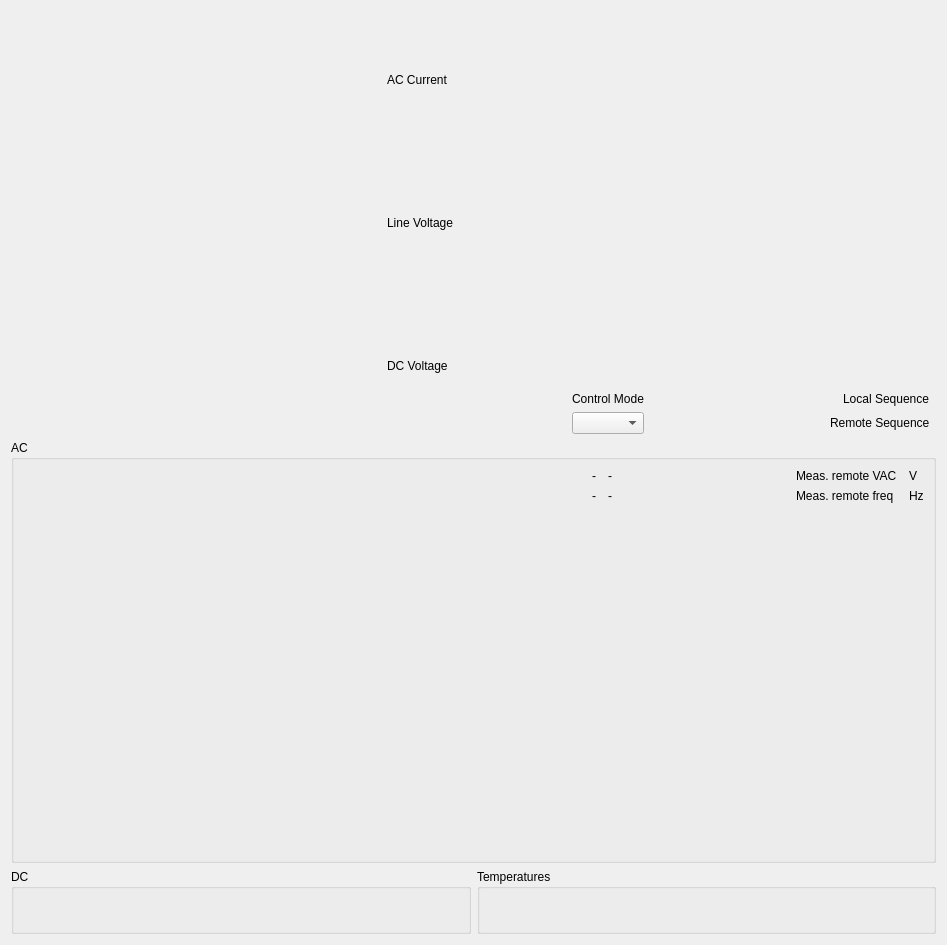
<?xml version="1.0" encoding="UTF-8"?>
<ui version="4.0">
 <class>Form</class>
 <widget class="EpcForm" name="Form">
  <property name="geometry">
   <rect>
    <x>0</x>
    <y>0</y>
    <width>947</width>
    <height>945</height>
   </rect>
  </property>
  <property name="windowTitle">
   <string>Form</string>
  </property>
  <property name="can_file" stdset="0">
   <string>EPC_DG_ID247.sym</string>
  </property>
  <property name="update_from_can_file" stdset="0">
   <bool>false</bool>
  </property>
  <layout class="QGridLayout" name="gridLayout">
   <item row="2" column="0" colspan="2">
    <widget class="QGroupBox" name="groupBox_4">
     <property name="title">
      <string>AC</string>
     </property>
     <layout class="QGridLayout" name="gridLayout_2">
      <item row="3" column="1">
       <widget class="CompoundScale" name="compoundscale_4">
        <property name="command_signal_path" stdset="0">
         <string>ParameterQuery;PpcNominalFrequency;fNom</string>
        </property>
        <property name="status_signal_path" stdset="0">
         <string>StatusAC;Frequency_measured</string>
        </property>
       </widget>
      </item>
      <item row="3" column="0">
       <widget class="CompoundScale" name="compoundscale_3">
        <property name="command_signal_path" stdset="0">
         <string>ParameterQuery;VoltageRef;Voltage</string>
        </property>
        <property name="status_signal_path" stdset="0">
         <string>StatusAC;VoltageAC_measured</string>
        </property>
        <property name="status_override_range" stdset="0">
         <bool>false</bool>
        </property>
        <property name="status_minimum" stdset="0">
         <double>165.000000000000000</double>
        </property>
        <property name="status_maximum" stdset="0">
         <double>250.000000000000000</double>
        </property>
       </widget>
      </item>
      <item row="0" column="0" colspan="2">
       <layout class="QGridLayout" name="gridLayout_6">
        <item row="0" column="5">
         <widget class="CompactEpc" name="compactepc">
          <property name="sizePolicy">
           <sizepolicy hsizetype="Fixed" vsizetype="Fixed">
            <horstretch>0</horstretch>
            <verstretch>0</verstretch>
           </sizepolicy>
          </property>
          <property name="signal_path" stdset="0">
           <string>StatusACRemote;VoltageAcRemote_measured</string>
          </property>
          <property name="label_visible" stdset="0">
           <bool>false</bool>
          </property>
          <property name="units_visible" stdset="0">
           <bool>false</bool>
          </property>
         </widget>
        </item>
        <item row="1" column="1">
         <widget class="Led" name="led_45">
          <property name="signal_path" stdset="0">
           <string>StatusBits;PowerAvailAcRemote</string>
          </property>
          <property name="label_override" stdset="0">
           <string/>
          </property>
          <property name="label_visible" stdset="0">
           <bool>true</bool>
          </property>
         </widget>
        </item>
        <item row="1" column="5">
         <widget class="CompactEpc" name="compactepc_2">
          <property name="sizePolicy">
           <sizepolicy hsizetype="Fixed" vsizetype="Fixed">
            <horstretch>0</horstretch>
            <verstretch>0</verstretch>
           </sizepolicy>
          </property>
          <property name="signal_path" stdset="0">
           <string>StatusACRemote;FrequencyRemote_measured</string>
          </property>
          <property name="label_visible" stdset="0">
           <bool>false</bool>
          </property>
          <property name="units_visible" stdset="0">
           <bool>false</bool>
          </property>
         </widget>
        </item>
        <item row="1" column="0">
         <widget class="Led" name="led_43">
          <property name="signal_path" stdset="0">
           <string>StatusBits;PowerAvailAC</string>
          </property>
          <property name="label_override" stdset="0">
           <string/>
          </property>
          <property name="label_visible" stdset="0">
           <bool>true</bool>
          </property>
         </widget>
        </item>
        <item row="1" column="6">
         <widget class="QLabel" name="label_10">
          <property name="text">
           <string>Hz</string>
          </property>
         </widget>
        </item>
        <item row="0" column="0">
         <widget class="Led" name="led_47">
          <property name="signal_path" stdset="0">
           <string>StatusBits;LineVoltageDetected</string>
          </property>
          <property name="label_override" stdset="0">
           <string/>
          </property>
          <property name="label_visible" stdset="0">
           <bool>true</bool>
          </property>
         </widget>
        </item>
        <item row="1" column="4">
         <widget class="QLabel" name="label_11">
          <property name="text">
           <string>Meas. remote freq</string>
          </property>
         </widget>
        </item>
        <item row="0" column="1">
         <widget class="Led" name="led_49">
          <property name="signal_path" stdset="0">
           <string>StatusBits;LineVoltageDetectedRemote</string>
          </property>
          <property name="label_override" stdset="0">
           <string/>
          </property>
          <property name="label_visible" stdset="0">
           <bool>true</bool>
          </property>
         </widget>
        </item>
        <item row="1" column="2">
         <spacer name="horizontalSpacer">
          <property name="orientation">
           <enum>Qt::Horizontal</enum>
          </property>
          <property name="sizeHint" stdset="0">
           <size>
            <width>0</width>
            <height>0</height>
           </size>
          </property>
         </spacer>
        </item>
        <item row="0" column="6">
         <widget class="QLabel" name="label_9">
          <property name="text">
           <string>V</string>
          </property>
         </widget>
        </item>
        <item row="0" column="4">
         <widget class="QLabel" name="label_12">
          <property name="text">
           <string>Meas. remote VAC</string>
          </property>
         </widget>
        </item>
        <item row="0" column="3" rowspan="2">
         <widget class="QStackedWidget" name="stacked_measured">
          <property name="currentIndex">
           <number>0</number>
          </property>
          <widget class="QWidget" name="meas_power">
           <layout class="QGridLayout" name="gridLayout_9">
            <property name="leftMargin">
             <number>0</number>
            </property>
            <property name="topMargin">
             <number>0</number>
            </property>
            <property name="rightMargin">
             <number>0</number>
            </property>
            <property name="bottomMargin">
             <number>0</number>
            </property>
            <item row="0" column="0" alignment="Qt::AlignRight">
             <widget class="QLabel" name="label_27">
              <property name="text">
               <string>-</string>
              </property>
             </widget>
            </item>
            <item row="0" column="1">
             <widget class="CompactEpc" name="compactepc_9">
              <property name="sizePolicy">
               <sizepolicy hsizetype="Fixed" vsizetype="Fixed">
                <horstretch>0</horstretch>
                <verstretch>0</verstretch>
               </sizepolicy>
              </property>
              <property name="signal_path" stdset="0">
               <string>StatusMeasuredPower;RealPower_measured</string>
              </property>
              <property name="label_visible" stdset="0">
               <bool>false</bool>
              </property>
              <property name="units_visible" stdset="0">
               <bool>false</bool>
              </property>
             </widget>
            </item>
            <item row="0" column="2">
             <widget class="QLabel" name="label_28">
              <property name="text">
               <string>-</string>
              </property>
             </widget>
            </item>
            <item row="1" column="1">
             <widget class="CompactEpc" name="compactepc_10">
              <property name="sizePolicy">
               <sizepolicy hsizetype="Fixed" vsizetype="Fixed">
                <horstretch>0</horstretch>
                <verstretch>0</verstretch>
               </sizepolicy>
              </property>
              <property name="signal_path" stdset="0">
               <string>StatusMeasuredPower;ReactivePower_measured</string>
              </property>
              <property name="label_visible" stdset="0">
               <bool>false</bool>
              </property>
              <property name="units_visible" stdset="0">
               <bool>false</bool>
              </property>
             </widget>
            </item>
            <item row="1" column="0" alignment="Qt::AlignRight">
             <widget class="QLabel" name="label_29">
              <property name="text">
               <string>-</string>
              </property>
             </widget>
            </item>
            <item row="1" column="2">
             <widget class="QLabel" name="label_30">
              <property name="text">
               <string>-</string>
              </property>
             </widget>
            </item>
           </layout>
          </widget>
          <widget class="QWidget" name="meas_current">
           <layout class="QGridLayout" name="gridLayout_10">
            <property name="leftMargin">
             <number>0</number>
            </property>
            <property name="topMargin">
             <number>0</number>
            </property>
            <property name="rightMargin">
             <number>0</number>
            </property>
            <property name="bottomMargin">
             <number>0</number>
            </property>
            <item row="1" column="1">
             <widget class="CompactEpc" name="compactepc_12">
              <property name="sizePolicy">
               <sizepolicy hsizetype="Fixed" vsizetype="Fixed">
                <horstretch>0</horstretch>
                <verstretch>0</verstretch>
               </sizepolicy>
              </property>
              <property name="signal_path" stdset="0">
               <string>StatusMeasuredCurrent;ReactiveCurrent_measured</string>
              </property>
              <property name="label_visible" stdset="0">
               <bool>false</bool>
              </property>
              <property name="units_visible" stdset="0">
               <bool>false</bool>
              </property>
             </widget>
            </item>
            <item row="0" column="0" alignment="Qt::AlignRight">
             <widget class="QLabel" name="label_31">
              <property name="text">
               <string>-</string>
              </property>
             </widget>
            </item>
            <item row="0" column="1">
             <widget class="CompactEpc" name="compactepc_11">
              <property name="sizePolicy">
               <sizepolicy hsizetype="Fixed" vsizetype="Fixed">
                <horstretch>0</horstretch>
                <verstretch>0</verstretch>
               </sizepolicy>
              </property>
              <property name="signal_path" stdset="0">
               <string>StatusMeasuredCurrent;RealCurrent_measured</string>
              </property>
              <property name="label_visible" stdset="0">
               <bool>false</bool>
              </property>
              <property name="units_visible" stdset="0">
               <bool>false</bool>
              </property>
             </widget>
            </item>
            <item row="0" column="2">
             <widget class="QLabel" name="label_32">
              <property name="text">
               <string>-</string>
              </property>
             </widget>
            </item>
            <item row="1" column="0" alignment="Qt::AlignRight">
             <widget class="QLabel" name="label_33">
              <property name="text">
               <string>-</string>
              </property>
             </widget>
            </item>
            <item row="1" column="2">
             <widget class="QLabel" name="label_34">
              <property name="text">
               <string>-</string>
              </property>
             </widget>
            </item>
           </layout>
          </widget>
         </widget>
        </item>
       </layout>
      </item>
      <item row="2" column="0" colspan="2">
       <widget class="QStackedWidget" name="stacked_command">
        <property name="currentIndex">
         <number>3</number>
        </property>
        <widget class="QWidget" name="cmd_power">
         <layout class="QHBoxLayout" name="horizontalLayout">
          <property name="leftMargin">
           <number>0</number>
          </property>
          <property name="topMargin">
           <number>0</number>
          </property>
          <property name="rightMargin">
           <number>0</number>
          </property>
          <property name="bottomMargin">
           <number>0</number>
          </property>
          <item>
           <widget class="CompoundScale" name="real_power_command">
            <property name="command_signal_path" stdset="0">
             <string>ProcessToInverter;CommandPower;RealPower</string>
            </property>
            <property name="echo_signal_path" stdset="0">
             <string>StatusCommandedPower;RealPower_echo</string>
            </property>
            <property name="status_signal_path" stdset="0">
             <string>StatusMeasuredPower;RealPower_measured</string>
            </property>
           </widget>
          </item>
          <item>
           <widget class="CompoundScale" name="reactive_power_command">
            <property name="command_signal_path" stdset="0">
             <string>ProcessToInverter;CommandPower;ReactivePower</string>
            </property>
            <property name="echo_signal_path" stdset="0">
             <string>StatusCommandedPower;ReactivePower_echo</string>
            </property>
            <property name="status_signal_path" stdset="0">
             <string>StatusMeasuredPower;ReactivePower_measured</string>
            </property>
           </widget>
          </item>
         </layout>
        </widget>
        <widget class="QWidget" name="cmd_current">
         <layout class="QHBoxLayout" name="horizontalLayout_2">
          <property name="leftMargin">
           <number>0</number>
          </property>
          <property name="topMargin">
           <number>0</number>
          </property>
          <property name="rightMargin">
           <number>0</number>
          </property>
          <property name="bottomMargin">
           <number>0</number>
          </property>
          <item>
           <widget class="CompoundScale" name="real_current_command">
            <property name="command_signal_path" stdset="0">
             <string>ProcessToInverter;CommandCurrent;RealCurrent</string>
            </property>
            <property name="echo_signal_path" stdset="0">
             <string>StatusCommandedCurrent;RealCurrent_echo</string>
            </property>
            <property name="status_signal_path" stdset="0">
             <string>StatusMeasuredCurrent;RealCurrent_measured</string>
            </property>
           </widget>
          </item>
          <item>
           <widget class="CompoundScale" name="reactive_current_command">
            <property name="command_signal_path" stdset="0">
             <string>ProcessToInverter;CommandCurrent;ReactiveCurrent</string>
            </property>
            <property name="echo_signal_path" stdset="0">
             <string>StatusCommandedCurrent;ReactiveCurrent_echo</string>
            </property>
            <property name="status_signal_path" stdset="0">
             <string>StatusMeasuredCurrent;ReactiveCurrent_measured</string>
            </property>
           </widget>
          </item>
         </layout>
        </widget>
        <widget class="QWidget" name="cmd_dclink">
         <layout class="QHBoxLayout" name="horizontalLayout_3">
          <item>
           <widget class="CompoundScale" name="dc_current_limit_command">
            <property name="command_signal_path" stdset="0">
             <string>ProcessToInverter;CommandDcControl;dcCurrentLimit</string>
            </property>
            <property name="echo_signal_path" stdset="0">
             <string>StatusCommandedDcControl;dcCurrentLimit_echo</string>
            </property>
            <property name="status_signal_path" stdset="0">
             <string>StatusDCParameters;CurrentDC_measured</string>
            </property>
           </widget>
          </item>
          <item>
           <widget class="CompoundScale" name="dc_voltage_limit_command">
            <property name="command_signal_path" stdset="0">
             <string>ProcessToInverter;CommandDcControl;dcVoltageLimit</string>
            </property>
            <property name="echo_signal_path" stdset="0">
             <string>StatusCommandedDcControl;dcVoltageLimit_echo</string>
            </property>
            <property name="status_signal_path" stdset="0">
             <string>StatusDCParameters;VoltageDCBus_measured</string>
            </property>
           </widget>
          </item>
         </layout>
        </widget>
        <widget class="QWidget" name="cmd_voltage">
         <layout class="QHBoxLayout" name="horizontalLayout_4">
          <item>
           <widget class="CompactEpc" name="voltage_droop_mode">
            <property name="enabled">
             <bool>false</bool>
            </property>
            <property name="signal_path" stdset="0">
             <string>ProcessToInverter;CommandVoltage;dummy</string>
            </property>
            <property name="label_visible" stdset="0">
             <bool>false</bool>
            </property>
            <property name="units_visible" stdset="0">
             <bool>false</bool>
            </property>
            <property name="tx" stdset="0">
             <bool>true</bool>
            </property>
            <property name="editable" stdset="0">
             <bool>false</bool>
            </property>
           </widget>
          </item>
         </layout>
        </widget>
       </widget>
      </item>
     </layout>
    </widget>
   </item>
   <item row="3" column="1">
    <widget class="QGroupBox" name="groupBox_2">
     <property name="title">
      <string>Temperatures</string>
     </property>
     <layout class="QGridLayout" name="gridLayout_3">
      <item row="1" column="1">
       <layout class="QVBoxLayout" name="verticalLayout_12">
        <item>
         <widget class="Scale" name="scale_10">
          <property name="signal_path" stdset="0">
           <string>StatusTemps;TempInlet_measured</string>
          </property>
         </widget>
        </item>
        <item>
         <widget class="Epc" name="epc_8">
          <property name="signal_path" stdset="0">
           <string>StatusTemps;TempInlet_measured</string>
          </property>
          <property name="label_visible" stdset="0">
           <bool>false</bool>
          </property>
         </widget>
        </item>
       </layout>
      </item>
      <item row="1" column="0">
       <layout class="QVBoxLayout" name="verticalLayout_11">
        <item>
         <widget class="Scale" name="scale_9">
          <property name="signal_path" stdset="0">
           <string>StatusTemps;TempInternal_measured</string>
          </property>
         </widget>
        </item>
        <item>
         <widget class="Epc" name="epc_7">
          <property name="signal_path" stdset="0">
           <string>StatusTemps;TempInternal_measured</string>
          </property>
          <property name="label_visible" stdset="0">
           <bool>false</bool>
          </property>
         </widget>
        </item>
       </layout>
      </item>
      <item row="0" column="0">
       <layout class="QVBoxLayout" name="verticalLayout_8">
        <item>
         <widget class="Scale" name="scale_6">
          <property name="signal_path" stdset="0">
           <string>ParameterQuery;StatusDeviceTemps;TempDeviceBrdgA_measured</string>
          </property>
         </widget>
        </item>
        <item>
         <widget class="Epc" name="epc_4">
          <property name="signal_path" stdset="0">
           <string>ParameterQuery;StatusDeviceTemps;TempDeviceBrdgA_measured</string>
          </property>
          <property name="label_visible" stdset="0">
           <bool>false</bool>
          </property>
         </widget>
        </item>
       </layout>
      </item>
      <item row="0" column="1">
       <layout class="QVBoxLayout" name="verticalLayout_9">
        <item>
         <widget class="Scale" name="scale_7">
          <property name="signal_path" stdset="0">
           <string>ParameterQuery;StatusDeviceTemps;TempDeviceBrdgB_measured</string>
          </property>
         </widget>
        </item>
        <item>
         <widget class="Epc" name="epc_5">
          <property name="signal_path" stdset="0">
           <string>ParameterQuery;StatusDeviceTemps;TempDeviceBrdgB_measured</string>
          </property>
          <property name="label_visible" stdset="0">
           <bool>false</bool>
          </property>
         </widget>
        </item>
       </layout>
      </item>
     </layout>
    </widget>
   </item>
   <item row="3" column="0">
    <widget class="QGroupBox" name="groupBox_5">
     <property name="sizePolicy">
      <sizepolicy hsizetype="Preferred" vsizetype="Preferred">
       <horstretch>0</horstretch>
       <verstretch>0</verstretch>
      </sizepolicy>
     </property>
     <property name="title">
      <string>DC</string>
     </property>
     <layout class="QVBoxLayout" name="verticalLayout">
      <item>
       <widget class="Led" name="led_44">
        <property name="signal_path" stdset="0">
         <string>StatusBits;PowerAvailDC</string>
        </property>
        <property name="label_override" stdset="0">
         <string/>
        </property>
        <property name="label_visible" stdset="0">
         <bool>true</bool>
        </property>
       </widget>
      </item>
      <item>
       <layout class="QVBoxLayout" name="verticalLayout_6">
        <item>
         <widget class="Scale" name="scale_8">
          <property name="signal_path" stdset="0">
           <string>StatusDCParameters;VoltageDCBus_measured</string>
          </property>
         </widget>
        </item>
        <item>
         <widget class="Epc" name="epc_2">
          <property name="signal_path" stdset="0">
           <string>StatusDCParameters;VoltageDCBus_measured</string>
          </property>
          <property name="label_visible" stdset="0">
           <bool>false</bool>
          </property>
         </widget>
        </item>
       </layout>
      </item>
      <item>
       <layout class="QVBoxLayout" name="verticalLayout_5">
        <item>
         <widget class="Scale" name="scale_5">
          <property name="signal_path" stdset="0">
           <string>StatusDCParameters;CurrentDC_measured</string>
          </property>
         </widget>
        </item>
        <item>
         <widget class="Epc" name="epc">
          <property name="signal_path" stdset="0">
           <string>StatusDCParameters;CurrentDC_measured</string>
          </property>
          <property name="label_visible" stdset="0">
           <bool>false</bool>
          </property>
         </widget>
        </item>
       </layout>
      </item>
     </layout>
    </widget>
   </item>
   <item row="1" column="0" colspan="2">
    <layout class="QGridLayout" name="gridLayout_5">
     <item row="0" column="1" colspan="2">
      <widget class="Enum" name="enum_7">
       <property name="sizePolicy">
        <sizepolicy hsizetype="Fixed" vsizetype="Fixed">
         <horstretch>0</horstretch>
         <verstretch>0</verstretch>
        </sizepolicy>
       </property>
       <property name="signal_path" stdset="0">
        <string>StatusBits;State</string>
       </property>
       <property name="tx" stdset="0">
        <bool>false</bool>
       </property>
       <property name="blue" stdset="0">
        <string>State</string>
       </property>
      </widget>
     </item>
     <item row="0" column="3" rowspan="4">
      <layout class="QGridLayout" name="gridLayout_4">
       <item row="2" column="1">
        <widget class="Lcd" name="lcd_3">
         <property name="sizePolicy">
          <sizepolicy hsizetype="Minimum" vsizetype="Preferred">
           <horstretch>0</horstretch>
           <verstretch>0</verstretch>
          </sizepolicy>
         </property>
         <property name="display_units" stdset="0">
          <string/>
         </property>
         <property name="signal_path" stdset="0">
          <string>StatusDCParameters;VoltageDCBus_measured</string>
         </property>
         <property name="label_override" stdset="0">
          <string>DC Voltage</string>
         </property>
         <property name="label_visible" stdset="0">
          <bool>false</bool>
         </property>
         <property name="units_visible" stdset="0">
          <bool>true</bool>
         </property>
        </widget>
       </item>
       <item row="0" column="1">
        <widget class="Lcd" name="lcd">
         <property name="sizePolicy">
          <sizepolicy hsizetype="Minimum" vsizetype="Preferred">
           <horstretch>0</horstretch>
           <verstretch>0</verstretch>
          </sizepolicy>
         </property>
         <property name="display_units" stdset="0">
          <string/>
         </property>
         <property name="signal_path" stdset="0">
          <string>StatusAC;CurrentAC_measured</string>
         </property>
         <property name="label_visible" stdset="0">
          <bool>false</bool>
         </property>
         <property name="units_visible" stdset="0">
          <bool>true</bool>
         </property>
        </widget>
       </item>
       <item row="1" column="1">
        <widget class="Lcd" name="lcd_2">
         <property name="sizePolicy">
          <sizepolicy hsizetype="Minimum" vsizetype="Preferred">
           <horstretch>0</horstretch>
           <verstretch>0</verstretch>
          </sizepolicy>
         </property>
         <property name="signal_path" stdset="0">
          <string>StatusAC;VoltageAC_measured</string>
         </property>
         <property name="label_visible" stdset="0">
          <bool>false</bool>
         </property>
         <property name="units_visible" stdset="0">
          <bool>true</bool>
         </property>
        </widget>
       </item>
       <item row="2" column="0">
        <widget class="QLabel" name="label_3">
         <property name="text">
          <string>DC Voltage</string>
         </property>
        </widget>
       </item>
       <item row="1" column="0">
        <widget class="QLabel" name="label_2">
         <property name="text">
          <string>Line Voltage</string>
         </property>
        </widget>
       </item>
       <item row="0" column="0">
        <widget class="QLabel" name="label">
         <property name="text">
          <string>AC Current</string>
         </property>
        </widget>
       </item>
      </layout>
     </item>
     <item row="0" column="0" rowspan="2">
      <widget class="CompoundToggle" name="compoundtoggle_5">
       <property name="box_title" stdset="0">
        <string>Enable</string>
       </property>
       <property name="command_signal_path" stdset="0">
        <string>ProcessToInverter;CommandModeControl;Enable</string>
       </property>
       <property name="status_signal_path" stdset="0">
        <string>StatusBits;Enable_echo</string>
       </property>
       <property name="status_off_on_color" stdset="0">
        <color>
         <red>192</red>
         <green>32</green>
         <blue>32</blue>
        </color>
       </property>
      </widget>
     </item>
     <item row="3" column="4" colspan="2">
      <layout class="QGridLayout" name="gridLayout_8">
       <item row="0" column="1">
        <spacer name="verticalSpacer_3">
         <property name="orientation">
          <enum>Qt::Vertical</enum>
         </property>
         <property name="sizeHint" stdset="0">
          <size>
           <width>0</width>
           <height>0</height>
          </size>
         </property>
        </spacer>
       </item>
       <item row="2" column="1">
        <spacer name="horizontalSpacer_3">
         <property name="orientation">
          <enum>Qt::Horizontal</enum>
         </property>
         <property name="sizeHint" stdset="0">
          <size>
           <width>0</width>
           <height>0</height>
          </size>
         </property>
        </spacer>
       </item>
       <item row="1" column="0">
        <widget class="QLabel" name="label_7">
         <property name="text">
          <string>Control Mode</string>
         </property>
        </widget>
       </item>
       <item row="1" column="2" alignment="Qt::AlignRight">
        <widget class="QLabel" name="label_13">
         <property name="text">
          <string>Local Sequence</string>
         </property>
        </widget>
       </item>
       <item row="2" column="0">
        <widget class="QComboBox" name="power_current_combo"/>
       </item>
       <item row="2" column="2" alignment="Qt::AlignRight">
        <widget class="QLabel" name="label_14">
         <property name="text">
          <string>Remote Sequence</string>
         </property>
        </widget>
       </item>
       <item row="2" column="3">
        <widget class="CompactEpc" name="compactepc_3">
         <property name="sizePolicy">
          <sizepolicy hsizetype="Fixed" vsizetype="Fixed">
           <horstretch>0</horstretch>
           <verstretch>0</verstretch>
          </sizepolicy>
         </property>
         <property name="signal_path" stdset="0">
          <string>StatusBits;PhaseSequenceRemote</string>
         </property>
         <property name="label_visible" stdset="0">
          <bool>false</bool>
         </property>
        </widget>
       </item>
       <item row="1" column="3">
        <widget class="CompactEpc" name="compactepc_2">
         <property name="sizePolicy">
          <sizepolicy hsizetype="Fixed" vsizetype="Fixed">
           <horstretch>0</horstretch>
           <verstretch>0</verstretch>
          </sizepolicy>
         </property>
         <property name="signal_path" stdset="0">
          <string>StatusBits;PhaseSequence</string>
         </property>
         <property name="label_visible" stdset="0">
          <bool>false</bool>
         </property>
        </widget>
       </item>
      </layout>
     </item>
     <item row="0" column="4" rowspan="2">
      <widget class="CompoundToggle" name="compoundtoggle_4">
       <property name="box_title" stdset="0">
        <string>Phase Sequence</string>
       </property>
       <property name="command_signal_path" stdset="0">
        <string>ParameterQuery;AfeConfigFlags;PhaseSequence</string>
       </property>
       <property name="status_signal_path" stdset="0">
        <string>ParameterQuery;AfeConfigFlags;PhaseSequence</string>
       </property>
      </widget>
     </item>
     <item row="3" column="0" colspan="3">
      <layout class="QVBoxLayout" name="verticalLayout_3">
       <item>
        <spacer name="verticalSpacer_2">
         <property name="orientation">
          <enum>Qt::Vertical</enum>
         </property>
         <property name="sizeHint" stdset="0">
          <size>
           <width>20</width>
           <height>40</height>
          </size>
         </property>
        </spacer>
       </item>
       <item>
        <widget class="Led" name="led_48">
         <property name="signal_path" stdset="0">
          <string>StatusBits;PowerCircuitEnabled</string>
         </property>
         <property name="label_override" stdset="0">
          <string/>
         </property>
         <property name="label_visible" stdset="0">
          <bool>true</bool>
         </property>
        </widget>
       </item>
       <item>
        <widget class="Led" name="led">
         <property name="signal_path" stdset="0">
          <string>StatusBits;DI4</string>
         </property>
         <property name="label_override" stdset="0">
          <string>Pump Running</string>
         </property>
         <property name="automatic_off_color" stdset="0">
          <bool>false</bool>
         </property>
         <property name="manual_off_color" stdset="0">
          <color>
           <red>192</red>
           <green>32</green>
           <blue>32</blue>
          </color>
         </property>
        </widget>
       </item>
       <item>
        <widget class="Led" name="led_2">
         <property name="signal_path" stdset="0">
          <string>ParameterQuery;DataloggerStatus;DataloggerRecording</string>
         </property>
        </widget>
       </item>
       <item>
        <spacer name="verticalSpacer">
         <property name="orientation">
          <enum>Qt::Vertical</enum>
         </property>
         <property name="sizeHint" stdset="0">
          <size>
           <width>0</width>
           <height>0</height>
          </size>
         </property>
        </spacer>
       </item>
      </layout>
     </item>
     <item row="1" column="1">
      <widget class="Led" name="led_26">
       <property name="sizePolicy">
        <sizepolicy hsizetype="Fixed" vsizetype="Fixed">
         <horstretch>0</horstretch>
         <verstretch>0</verstretch>
        </sizepolicy>
       </property>
       <property name="signal_path" stdset="0">
        <string>ParameterQuery;StatusFaults2;GeneralFault</string>
       </property>
       <property name="label_visible" stdset="0">
        <bool>false</bool>
       </property>
       <property name="automatic_off_color" stdset="0">
        <bool>false</bool>
       </property>
       <property name="on_color" stdset="0">
        <color>
         <red>192</red>
         <green>32</green>
         <blue>32</blue>
        </color>
       </property>
       <property name="manual_off_color" stdset="0">
        <color>
         <red>32</red>
         <green>192</green>
         <blue>32</blue>
        </color>
       </property>
      </widget>
     </item>
     <item row="1" column="2">
      <widget class="Button" name="button_2">
       <property name="signal_path" stdset="0">
        <string>ProcessToInverter;CommandModeControl;FaultClear</string>
       </property>
       <property name="label_visible" stdset="0">
        <bool>false</bool>
       </property>
       <property name="tx" stdset="0">
        <bool>true</bool>
       </property>
      </widget>
     </item>
     <item row="0" column="5" rowspan="2">
      <widget class="CompoundToggle" name="compoundtoggle_6">
       <property name="box_title" stdset="0">
        <string>Phase Configuration</string>
       </property>
       <property name="command_signal_path" stdset="0">
        <string>ParameterQuery;AfeConfigFlags;PhaseDisplacement</string>
       </property>
       <property name="status_signal_path" stdset="0">
        <string>ParameterQuery;AfeConfigFlags;PhaseDisplacement</string>
       </property>
      </widget>
     </item>
     <item row="2" column="0">
      <widget class="Button" name="button">
       <property name="signal_path" stdset="0">
        <string>ProcessToInverter;CommandModeControl;IslandReconnect</string>
       </property>
       <property name="label_visible" stdset="0">
        <bool>false</bool>
       </property>
       <property name="tx" stdset="0">
        <bool>true</bool>
       </property>
      </widget>
     </item>
    </layout>
   </item>
  </layout>
 </widget>
 <customwidgets>
  <customwidget>
   <class>CompoundScale</class>
   <extends>QWidget</extends>
   <header>epyqlib.compoundscale</header>
  </customwidget>
  <customwidget>
   <class>CompoundToggle</class>
   <extends>QWidget</extends>
   <header>epyqlib.compoundtoggle</header>
  </customwidget>
  <customwidget>
   <class>EpcForm</class>
   <extends>QWidget</extends>
   <header>epyqlib.form</header>
   <container>1</container>
  </customwidget>
  <customwidget>
   <class>Button</class>
   <extends>QWidget</extends>
   <header>epyqlib.widgets.button</header>
  </customwidget>
  <customwidget>
   <class>CompactEpc</class>
   <extends>Epc</extends>
   <header>epyqlib.widgets.compactepc</header>
  </customwidget>
  <customwidget>
   <class>Enum</class>
   <extends>QWidget</extends>
   <header>epyqlib.widgets.enum</header>
  </customwidget>
  <customwidget>
   <class>Epc</class>
   <extends>QWidget</extends>
   <header>epyqlib.widgets.epc</header>
  </customwidget>
  <customwidget>
   <class>Lcd</class>
   <extends>QWidget</extends>
   <header>epyqlib.widgets.lcd</header>
  </customwidget>
  <customwidget>
   <class>Led</class>
   <extends>QWidget</extends>
   <header>epyqlib.widgets.led</header>
  </customwidget>
  <customwidget>
   <class>Scale</class>
   <extends>QWidget</extends>
   <header>epyqlib.widgets.scale</header>
  </customwidget>
 </customwidgets>
 <resources/>
 <connections/>
</ui>
